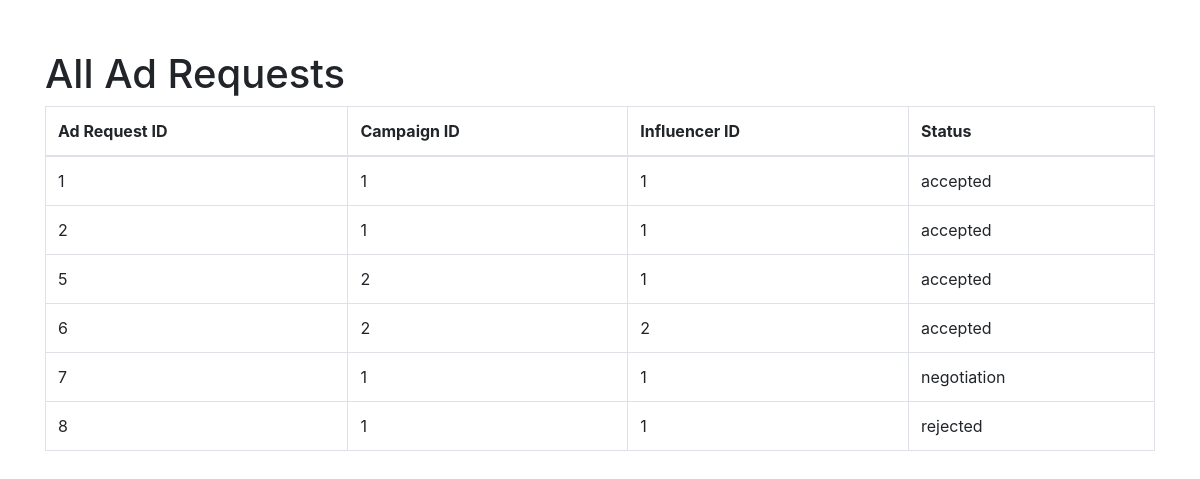
Page /admin/alladrequests (signed in) on the earlier database version.
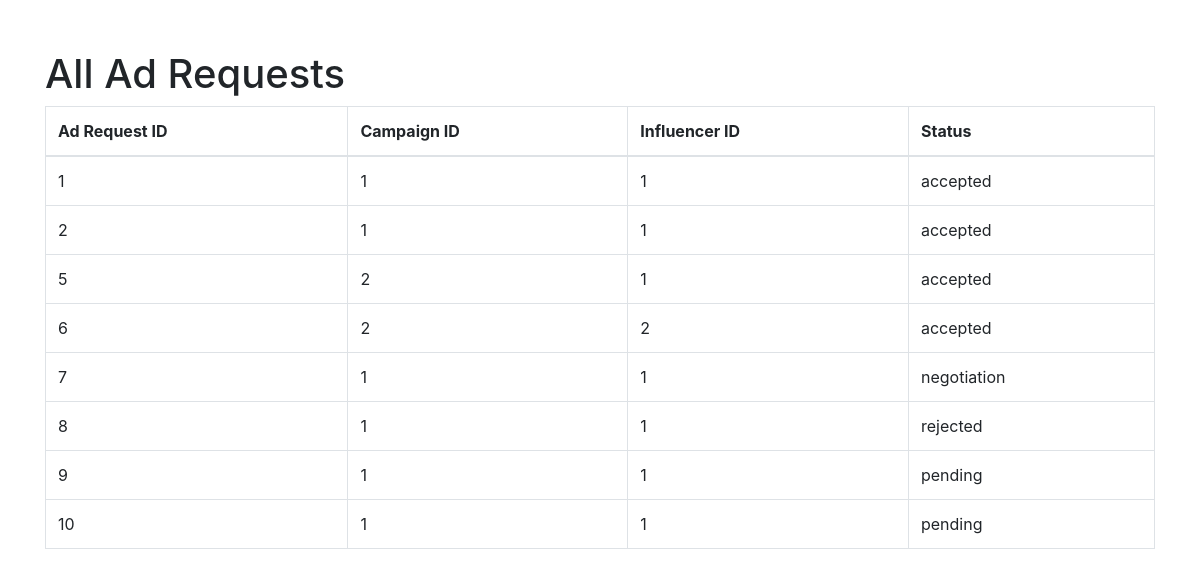
Same page on the later database version.
### models.py (models this page shows, shortened)
class AdRequest(db.Model):
    __tablename__ = "ad_requests"
    ad_request_id = db.Column(db.Integer, primary_key=True, autoincrement=True)
    campaign_id = db.Column(
        db.Integer, db.ForeignKey("campaigns.campaign_id"), nullable=False
    )
    influencer_id = db.Column(
        db.Integer, db.ForeignKey("influencers.influencer_id"), nullable=False
    )
    requirements = db.Column(db.Text)
    payment_amount = db.Column(db.Numeric(10, 2))
    status = db.Column(
        db.Enum("pending", "accepted", "rejected", "negotiation"), default="pending"
    )
    messages = db.Column(db.Text)
    negotiations = db.relationship("Negotiation", backref="ad_request", lazy=True)

### admin.py (the view)
@admin.route("/alladrequests")
def all_adrequests():
    if "user_name" in session and "role" in session:
        if session["role"] == "admin":
            ad_requests = AdRequest.query.all()
            return render_template("admin_alladrequests.html", ad_requests=ad_requests)
    flash("Please Login !", "faliled")
    return redirect(url_for("home"))

### app.py (called while the page is built)
@app.before_request
def create_tables():
    init_db(app)

### models.py (called while the page is built, shortened)
def init_db(app):
    with app.app_context():
        db.create_all()

### templates/admin_alladrequests.html (shortened to what this page needs)
<!DOCTYPE html>
<html lang="en">
<head>
    <link rel="stylesheet" href="https://stackpath.bootstrapcdn.com/bootstrap/4.3.1/css/bootstrap.min.css">
</head>
<body>
    <div class="container">
        <h1>All Ad Requests</h1>
        <table class="table table-bordered">
            <thead>
                <tr>
                    <th>Ad Request ID</th>
                    <th>Campaign ID</th>
                    <th>Influencer ID</th>
                    <th>Status</th>
                </tr>
            </thead>
            <tbody>
                {% for ad_request in ad_requests %}
                <tr>
                    <td>{{ ad_request.ad_request_id }}</td>
                    <td>{{ ad_request.campaign_id }}</td>
                    <td>{{ ad_request.influencer_id }}</td>
                    <td>{{ ad_request.status }}</td>
                </tr>
                {% endfor %}
            </tbody>
        </table>
    </div>
</body>
</html>

Differences in the rows shown:
added AdRequest: ad_request_id "9", campaign_id "1", influencer_id "1", status "pending"
added AdRequest: ad_request_id "10", campaign_id "1", influencer_id "1", status "pending"
